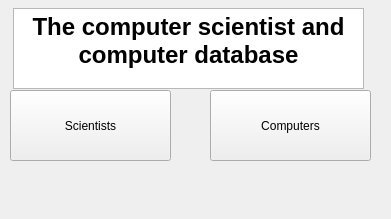
<?xml version="1.0" encoding="UTF-8"?>
<ui version="4.0">
 <class>StartMenu</class>
 <widget class="QWidget" name="StartMenu">
  <property name="geometry">
   <rect>
    <x>0</x>
    <y>0</y>
    <width>391</width>
    <height>219</height>
   </rect>
  </property>
  <property name="windowTitle">
   <string>Form</string>
  </property>
  <widget class="QPushButton" name="Scientists">
   <property name="geometry">
    <rect>
     <x>10</x>
     <y>90</y>
     <width>161</width>
     <height>71</height>
    </rect>
   </property>
   <property name="text">
    <string>Scientists</string>
   </property>
  </widget>
  <widget class="QPushButton" name="Computers">
   <property name="geometry">
    <rect>
     <x>210</x>
     <y>90</y>
     <width>161</width>
     <height>71</height>
    </rect>
   </property>
   <property name="text">
    <string>Computers</string>
   </property>
  </widget>
  <widget class="QTextEdit" name="textEdit">
   <property name="geometry">
    <rect>
     <x>13</x>
     <y>8</y>
     <width>351</width>
     <height>81</height>
    </rect>
   </property>
   <property name="html">
    <string>&lt;!DOCTYPE HTML PUBLIC &quot;-//W3C//DTD HTML 4.0//EN&quot; &quot;http://www.w3.org/TR/REC-html40/strict.dtd&quot;&gt;
&lt;html&gt;&lt;head&gt;&lt;meta name=&quot;qrichtext&quot; content=&quot;1&quot; /&gt;&lt;style type=&quot;text/css&quot;&gt;
p, li { white-space: pre-wrap; }
&lt;/style&gt;&lt;/head&gt;&lt;body style=&quot; font-family:'.Lucida Grande UI'; font-size:13pt; font-weight:400; font-style:normal;&quot;&gt;
&lt;p align=&quot;center&quot; style=&quot; margin-top:0px; margin-bottom:0px; margin-left:0px; margin-right:0px; -qt-block-indent:0; text-indent:0px;&quot;&gt;&lt;span style=&quot; font-size:18pt; font-weight:600;&quot;&gt;The computer scientist and&lt;/span&gt;&lt;/p&gt;
&lt;p align=&quot;center&quot; style=&quot; margin-top:0px; margin-bottom:0px; margin-left:0px; margin-right:0px; -qt-block-indent:0; text-indent:0px;&quot;&gt;&lt;span style=&quot; font-size:18pt; font-weight:600;&quot;&gt;computer database&lt;/span&gt;&lt;/p&gt;&lt;/body&gt;&lt;/html&gt;</string>
   </property>
  </widget>
 </widget>
 <resources/>
 <connections/>
</ui>
